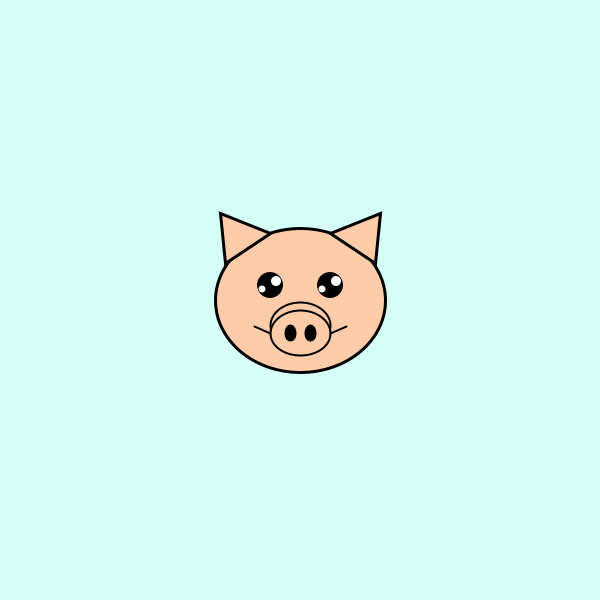
Frame 1 (no input)
Frame 60 (the mouse pressed at the canvas centre just before this capture): identical to frame 1, image omitted
Frame 120 (the mouse held since frame 60 and released just before this capture): identical to frame 1, image omitted

The Processing sketch that drew this single still picture (run headless with seeded random() and noise(); from frame 60 on, the mouse is pressed at the canvas centre):

// Processing sketch: Pig
// ── Pig.pde
void setup() {
  size(600,600);
}

void draw() {
  background(color(#d5fff6));
  stroke(0);
  fill(255,255,0);
  translate(300,300);
  pig();
}

void pig() {
  fill(color(#ffccaa));
  strokeWeight(3);
  ellipse(0,0,170,144); 
  earLeft(-55,-62);
  earRight(55,-62);
  noseMouth(0,33);
  eye(-30,-15);
  eye(30,-15);
}

void noseMouth(float x, float y) {
  stroke(0);
  strokeWeight(2);
  ellipse(x,y-8,60,45);
  ellipse(x,y,60,45);
  fill(0);
  ellipse(x-10,y,10,15);
  ellipse(x+10,y,10,15);
  line(x-46,y-7,x-30,y);
  line(x+46,y-7,x+30,y);
}

void eye(float x,float y) {
  noStroke();
  fill(0);
  ellipse(x,y,26,26);
  fill(255);
  ellipse(x+6,y-4,10,10);
  ellipse(x-8,y+4,7,7);
}

void earLeft(float x,float y) {
  triangle(x-25,y-25,x-20,y+25,x+25,y-5);
}

void earRight(float x,float y) {
  triangle(x+25,y-25,x+20,y+25,x-25,y-5);
}
